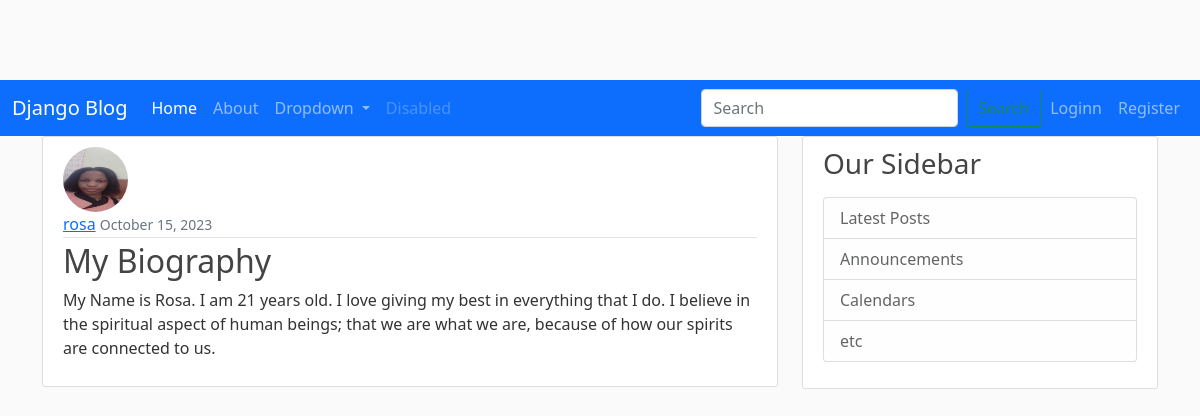
The app's page /post/6/, older data.
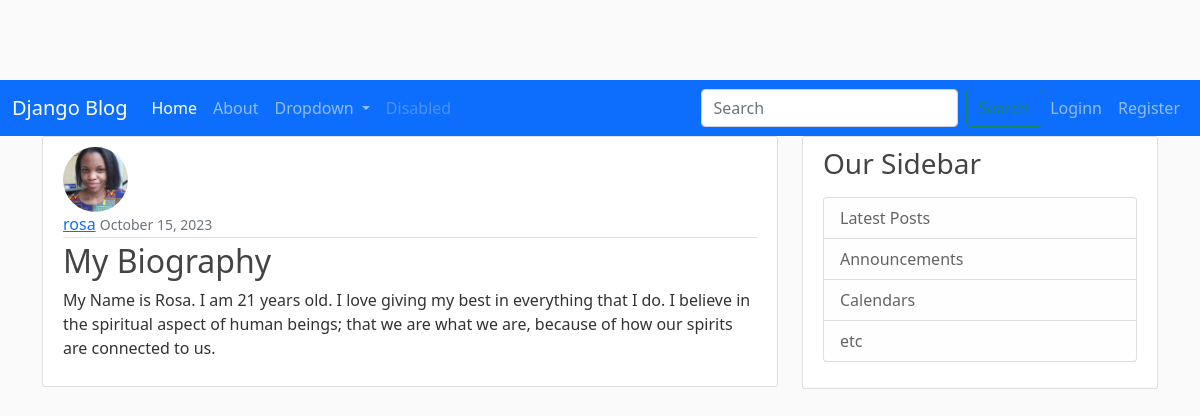
The same page, newer data.
### myblog/models.py (models this page shows, shortened)
class Post(models.Model):
    title = models.CharField(max_length=100)
    content = models.TextField()
    date_posted = models.DateTimeField(default=timezone.now)
    author = models.ForeignKey(User, on_delete=models.CASCADE)

### users/models.py (models this page shows, shortened)
class Profile(models.Model):
    user = models.OneToOneField(User, on_delete=models.CASCADE)
    image = models.ImageField(default='default.jpg', upload_to='profile_pics')

### myblog/views.py (the view)
# urls.py: path('post/<int:pk>/', PostDetailView.as_view(), name='post-detail'),
class PostDetailView(DetailView):
    model = Post

### myblog/templates/myblog/post_detail.html (shortened to what this page needs)
{% extends "myblog/base.html" %}
{% block content %}
        <article class="media content-section">
          <img class='rounded-circle article-img' src='{{ object.author.profile.image.url }}'>
          <div class="media-body">
            <div class="article-metadata">
              <a class="mr-2" href="{% url 'user-posts' object.author.username %}">{{ object.author }}</a>
              <small class="text-muted">{{ object.date_posted|date:"F d, Y" }}</small>
            </div>
            <h2 class="article-title">{{ object.title }}</h2>
            <p class="article-content">{{ object.content }}</p>
          </div>
        </article>
{% endblock content %}

Row changes from the older to the newer data that the page shows:
changed through a linked row, Post "My Biography": author.profile.image: a different picture
